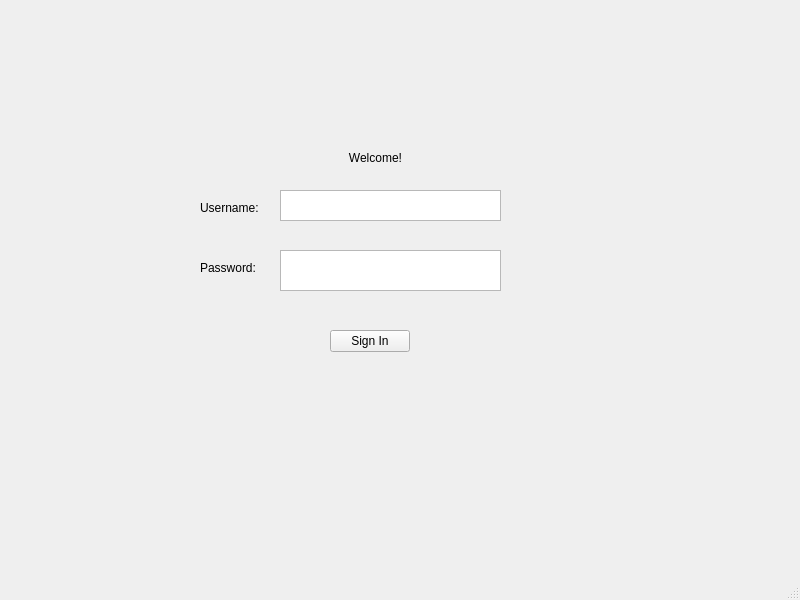
<?xml version="1.0" encoding="UTF-8"?>
<ui version="4.0">
 <class>signIn</class>
 <widget class="QMainWindow" name="signIn">
  <property name="geometry">
   <rect>
    <x>0</x>
    <y>0</y>
    <width>800</width>
    <height>600</height>
   </rect>
  </property>
  <property name="windowTitle">
   <string>MainWindow</string>
  </property>
  <widget class="QWidget" name="centralwidget">
   <widget class="QLabel" name="signInLabe">
    <property name="geometry">
     <rect>
      <x>310</x>
      <y>150</y>
      <width>131</width>
      <height>16</height>
     </rect>
    </property>
    <property name="text">
     <string>Welcome!</string>
    </property>
    <property name="alignment">
     <set>Qt::AlignCenter</set>
    </property>
   </widget>
   <widget class="QTextEdit" name="username_text">
    <property name="geometry">
     <rect>
      <x>280</x>
      <y>190</y>
      <width>221</width>
      <height>31</height>
     </rect>
    </property>
   </widget>
   <widget class="QLabel" name="username_label">
    <property name="geometry">
     <rect>
      <x>200</x>
      <y>200</y>
      <width>71</width>
      <height>16</height>
     </rect>
    </property>
    <property name="text">
     <string>Username:</string>
    </property>
   </widget>
   <widget class="QLabel" name="password_label">
    <property name="geometry">
     <rect>
      <x>200</x>
      <y>260</y>
      <width>71</width>
      <height>16</height>
     </rect>
    </property>
    <property name="text">
     <string>Password:</string>
    </property>
   </widget>
   <widget class="QTextEdit" name="textEdit">
    <property name="geometry">
     <rect>
      <x>280</x>
      <y>250</y>
      <width>221</width>
      <height>41</height>
     </rect>
    </property>
   </widget>
   <widget class="QPushButton" name="sign_in_button">
    <property name="geometry">
     <rect>
      <x>330</x>
      <y>330</y>
      <width>80</width>
      <height>22</height>
     </rect>
    </property>
    <property name="text">
     <string>Sign In</string>
    </property>
   </widget>
  </widget>
  <widget class="QMenuBar" name="menubar">
   <property name="geometry">
    <rect>
     <x>0</x>
     <y>0</y>
     <width>800</width>
     <height>25</height>
    </rect>
   </property>
  </widget>
  <widget class="QStatusBar" name="statusbar"/>
 </widget>
 <resources/>
 <connections/>
</ui>
